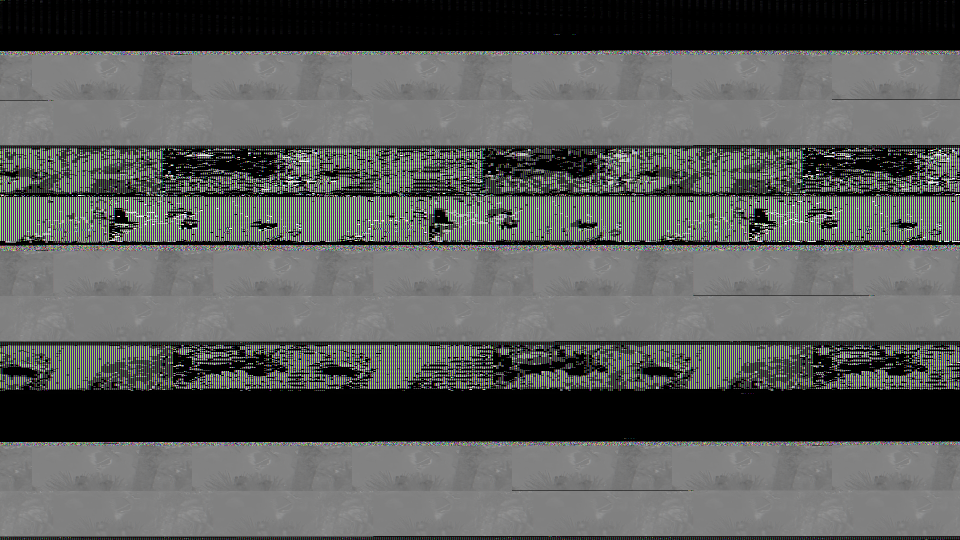
#> input picture frame 6 of Toolkit/module_hough/videos/June09_03.mp4, 1920 x 1080 px (shown at 1/2 size)
$ jupyter execute --allow-errors DLC+.ipynb   (older library calls are emulated)
#> lines starting #> are read from the running program, lines starting #| are printed output that depends on the picture; after the words box and inside, x2 and y2 are one past the last pixel; in counts of white or black regions, pixels touching at a corner belong together
# Module to process video DLC model

This module belongs to the manuscript "Burchardt, L., Van de Sande, Y., Kehy, M., Gamba, M., Ravignani, A., Pouw, W. A complete computational and data toolkit for the dynamic study of laryngeal air sacs in Siamang (Symphalangus syndactylus) with applications for spherical tracking in other animals".

This contains a module for tracking Siamang head and air sack postures. The following keypoints will be tracked by a trained resnet 101 model:
- UpperLip
- LowerLip
- Nose
- EyeBridge
- Start_outline_outer_left
- Start_outline_outer_right
- LowestPoint_outline
- MidLowleft_outline
- MidLowright_outline

Note that Deeplabcut needs to be installed (in command prompt "pip install -r requirements.txt"). By default the CPU version is installed. Please see the original documentation of DeepLabCut to ensure GPU compatibility if you want to speed up the tracking process. We do recommend to use a GPU supported deeplabcut.

The trained resnet101 model needs to be downloaded first from google drive; so please go to the following folder and follow the download link and download to that folder: "./AirSacTracker/Toolkit/module_process_video_DLC_model/trained_model_and_metainfo/dlc-models/iteration-0/Deep_AirSacTrackingV1Jan1-trainset95shuffle1/train/".

[cell 1]
# load in all the packages needed:

# processing the videos with deeplabcut:
import deeplabcut
import os
import shutil
from os.path import isfile, join
from IPython.display import Video

# performing a circle estimation with Landau algorithm:
import glob
import pandas as pd
import numpy as np
from pprint import pprint

# hough transformation
import cv2  # image/video processing
import pandas as pd  # data wranlging/csv
from skimage import io, feature, color, measure, draw, img_as_float  # image processing
import numpy as np  # data wrangling
import os  # folder structuring
from os.path import isfile, join  # for basic file operations
from tqdm import tqdm  # for a process bar
from IPython.display import Video  # for showing a video

# plot landau circles on processed video:
import os
from os import listdir
from os.path import isfile, join
from tabulate import tabulate
import cv2
import pandas as pd
import math

## Part 1: processing your video with DLC

[cell 2]
# load the pre-trained model settings
config_path = "./module_process_video_DLC_model/trained_model_and_metainfo/config.yaml"

# where are we going to save our tracked results to?
output_dir = "./module_process_video_DLC_model/results/replications_Y_07_23/"

# set videofolder from which we are going to process
videofolder = "./module_process_video_DLC_model/videos/"

# loading in the videos
vids = [f for f in os.listdir(videofolder) if isfile(join(videofolder, f))]

[cell 3]
# display the first video in the set
Video(videofolder + vids[0], width=300, height=200)

#> (a cell that did not finish here is left out)

## Part 2: A Hough Transformation

[cell 5]
# load data:

savename = "example8"
path = "./module_circleestimation/data/"
path_output = "./module_circleestimation/results/replications_Y/"
timeseries_folder = "./module_plotcirclesonvideos/timeseries/"
pattern = "*.csv"
list_of_files = glob.glob(path + pattern)

print("these are the files that you selected to be processed:")
pprint(list_of_files)

[cell 6]
# set parameters

threshold = 0.6

[cell 7]
# [9 lines left out: function estimateInitialGuessCircle, not called in this run]

[cell 8]
# [36 lines left out: function Landau, not called in this run]

[cell 9]
# [57 lines left out: function data_prep_radius_estim_DLC, not called in this run]

[cell 10]
# sub functions for normalization


# [50 lines left out: function nose_eye_normalization, not called in this run]

[cell 11]
def from_DLC_to_circle(path, list_of_files):
#> called with path = './module_circleestimation/data/'
    matrix = np.empty((0, 5))
    columnnames = ["radius", "x", "y", "frame", "videofile"]
    # radius_all = pd.DataFrame(matrix, columns= columnnames)
    radius_all = []
    normalization_value = pd.DataFrame(
        data=np.empty((len(list_of_files), 2)),
        columns=["normalization_value", "videofile"],
    )

    for file in range(0, len(list_of_files)):
        radius = pd.DataFrame(columns=columnnames)

        auto_data = pd.read_csv(list_of_files[file])

        data_circle_estimation = data_prep_radius_estim_DLC(data=auto_data)
        data_circle_estimation = data_circle_estimation.astype({"frame": "int"})
        grouped_data_circle_estimation = data_circle_estimation.loc[
            data_circle_estimation["likelihood"] > threshold
        ]
        grouped_data_circle_estimation = grouped_data_circle_estimation.groupby(
            "frame", group_keys=False
        )
        count_n = 0
        for name, group in grouped_data_circle_estimation:
            if len(grouped_data_circle_estimation) > 0:
                frame_data = group
                if frame_data.shape[0] >= 3:
                    circles_LAN = Landau(
                        frame_data.iloc[:, 0:2],
                        ParIni=np.NAN,
                        epsilon=1e-06,
                        IterMax=500,
                    )
                else:
                    circles_LAN = [np.NAN, np.NAN, np.NAN, np.NAN]
                circles_res = [
                    circles_LAN[2],
                    circles_LAN[0],
                    circles_LAN[1],
                    count_n,
                    list_of_files[file],
                ]

                radius.loc[len(radius)] = circles_res

            count_n += 1
        radius_all.append(radius)
        normalization_value["normalization_value"][file] = nose_eye_normalization(
            auto_data
        )
        normalization_value["videofile"][file] = list_of_files[file]
    radius_all = pd.concat(radius_all)
    results_I = [radius_all, normalization_value]
    results = pd.merge(results_I[0], results_I[1], how="left", on="videofile")

    results["norm_radius"] = pd.to_numeric(
        results["radius"] / results["normalization_value"]
    )

    return results

#> (a cell that did not finish here is left out)

#> (a cell that did not finish here is left out)

Dan hier de hough transform

# Module to process video with hough transform

This module belongs to the manuscript "Burchardt, L., Kehy, M., Gamba, M., Ravignani, A., Pouw, W. A complete computational and data toolkit for the dynamic study of laryngeal air sacs in Siamang (Symphalangus syndactylus) with applications for spherical tracking in other animals".

[cell 14]
# set videofolder
videofolder = "./module_hough/videos/"
outputfolder = "./module_hough/results/replications_Y/"
# version 2, using videos #################### loading in the videos
vids = [f for f in os.listdir(videofolder) if isfile(join(videofolder, f))]
vidlist = []

for i in vids:  # add the image folder name to get the full path
    vidlist.append(videofolder + i)
#> further down, frame is the input picture: shape (1080, 1920, 3); mean B, G, R 91, 91, 90.9

[cell 15]
# Example video
Video(videofolder + vids[0], width=300, height=200)

# Main presets

[cell 16]
# preset settings preprocessing (thresh 1 and 2 are also weighted and then passed to hough transform)
medianblur_preset = 27
dilation_preset = 5
alpha_preset = 2
beta_preset = 30
thresh_div_1_preset = 5
thresh_div_2_preset = 14

# hough presets
dp_preset = 1
minDist_preset = 10000
maxRadius_preset = 270

## Main Functions

[cell 17]
def preprocessing(
    image,
    medianblur=medianblur_preset,
    dilation=dilation_preset,
    alpha=alpha_preset,
    beta=beta_preset,
    thresh_div_1=thresh_div_1_preset,
    thresh_div_2=thresh_div_2_preset,
):
    # image0 = hougdraw(image)
    # convert to grayscale
#> called with medianblur = 27, dilation = 5, alpha = 2, beta = 30, thresh_div_1 = 5, thresh_div_2 = 14
    gray = cv2.cvtColor(image, cv2.COLOR_RGB2GRAY)
    # brightness change
    gray = cv2.convertScaleAbs(gray, alpha=alpha, beta=beta)
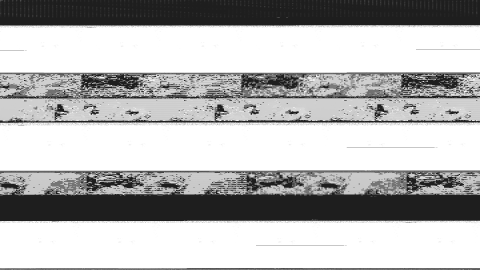
#> gray: shape (1080, 1920) (shown at 1/4 size); min 30, max 255, mean 182.4
    # set dynamic tresholds for canny (we will also pass this to the hough)
    mean_intensity = np.median(gray)
#> mean_intensity = 255
    threshold1 = int(max(0, (1.0 - 0.33) * mean_intensity / thresh_div_1))
#> threshold1 = 34
    threshold2 = int(min(255, (1.0 + 0.33) * mean_intensity / thresh_div_2))
#> threshold2 = 24
    # blur
    image2 = cv2.medianBlur(gray, medianblur)
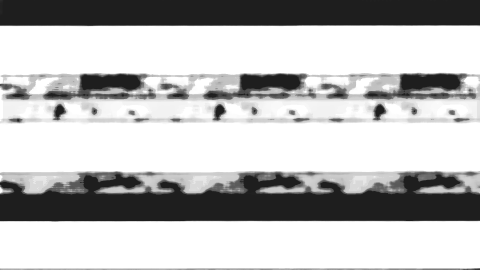
#> image2: shape (1080, 1920) (shown at 1/4 size); min 30, max 255, mean 187.3
    # dynamic thresholds for canny edge detection based on intensity of image
    # Thresholds one standard deviation above and below median intensity
    # edge detection
    image3 = cv2.Canny(image2, threshold1, threshold2)
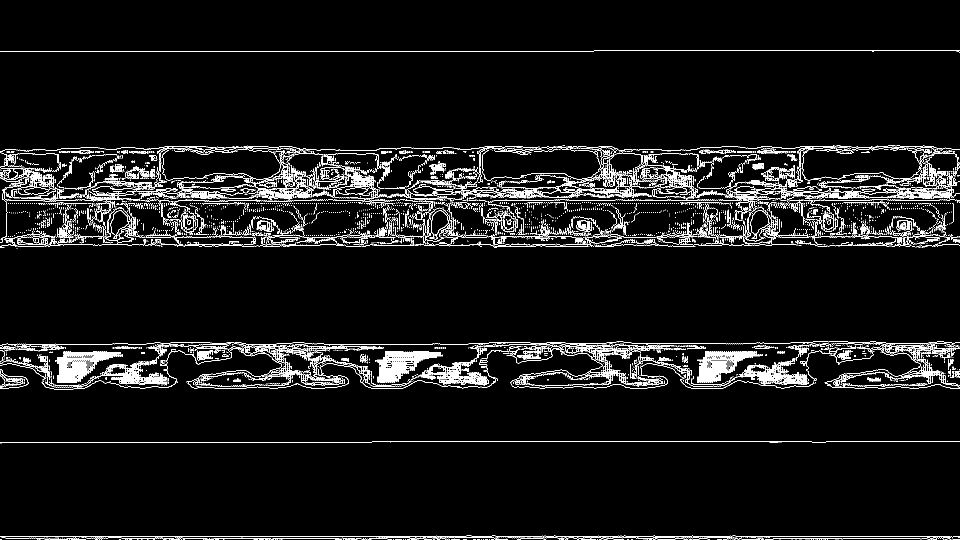
#> image3: shape (1080, 1920) (shown at 1/2 size); 5.3% white in thin lines or dots
    # dilation and second blur
    submitted = cv2.dilate(image3, None, iterations=dilation)
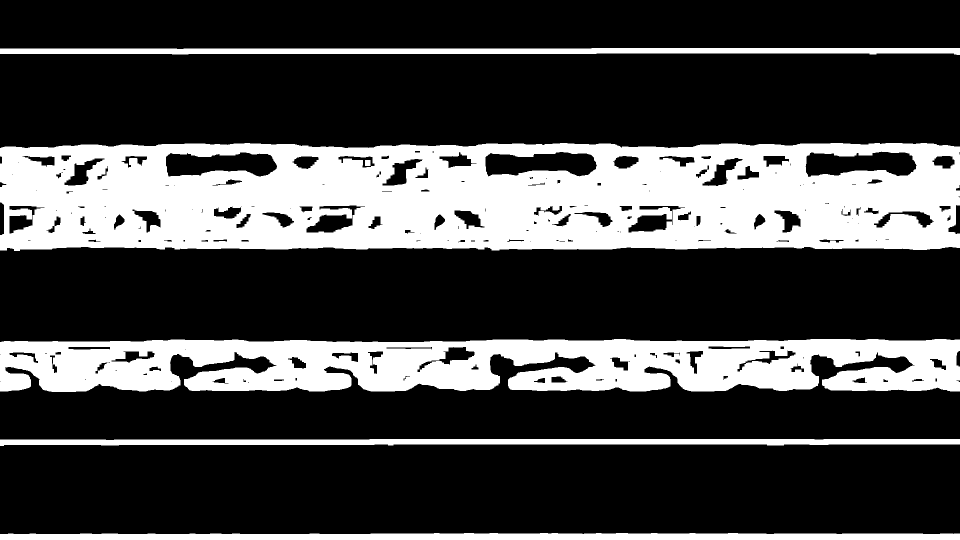
#> submitted: shape (1080, 1920) (shown at 1/2 size); 27.4% white; 6 white regions, box (x1, y1, x2, y2) and area: (0, 286, 1920, 502) 339157, (0, 678, 1920, 784) 161471, (0, 1066, 1920, 1080) 24480, (0, 878, 1920, 892) 21276, (0, 96, 1920, 110) 21209, (730, 320, 741, 332) 132
    image4 = cv2.medianBlur(submitted, medianblur)
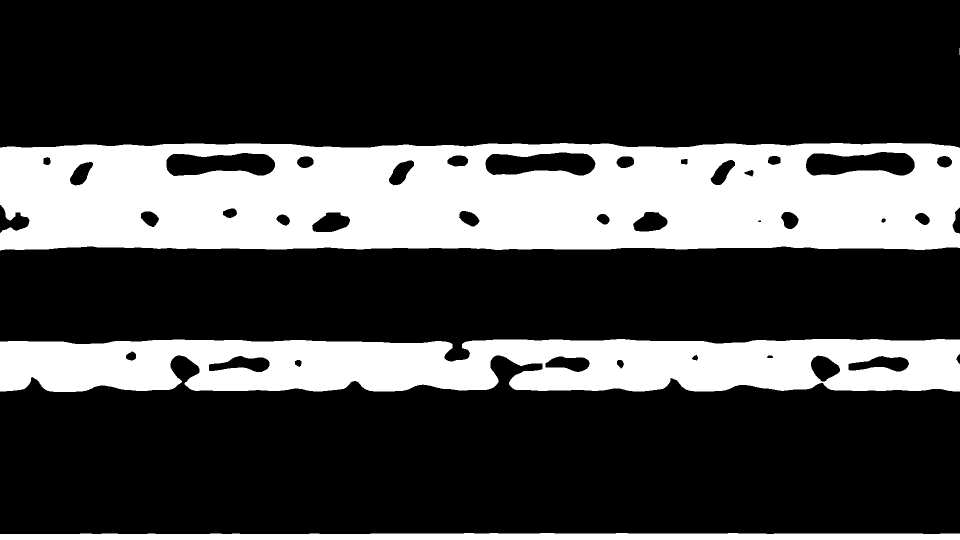
#> image4: shape (1080, 1920) (shown at 1/2 size); 26.6% white; 4 white regions (1 under 20 px), largest, box (x1, y1, x2, y2) and area: (0, 286, 1920, 501) 356991, (0, 678, 1920, 784) 170717, (0, 1066, 1920, 1080) 24412
    # add hough
    image4 = np.float32(image4)
    return image4, threshold1, threshold2


def preprocess_hough_apply_to_frame(image, mindist=10000, maxradius=250):
    image, param1, param2 = preprocessing(image=image)
#> param1 = 34; param2 = 24
    image = cv2.normalize(
        src=image,
        dst=None,
        alpha=0,
        beta=255,
        norm_type=cv2.NORM_MINMAX,
        dtype=cv2.CV_8U,
    )
    circles = cv2.HoughCircles(
        image,
        cv2.HOUGH_GRADIENT,
        param1=param1,
        param2=param2,
        dp=dp_preset,
        minDist=minDist_preset,
        maxRadius=maxRadius_preset,
    )
#> circles = None
    return circles

# Loop throuh video folder and process each video

[cell 18]
#######################################
for video in vidlist:
    name = os.path.basename(video)[0:-4]
    # set up empty output dataframe
    column_names = [
        "frame",  # info on region of interest for repetability
        "x",
        "y",
        "r",
        "namefr",
        "sample_rate",
    ]  # parameters of hough circle transform
    df = pd.DataFrame(columns=column_names)
    ####################set up video settings
    cap = cv2.VideoCapture(video)  # set video to capture
    frameWidth = cap.get(cv2.CAP_PROP_FRAME_WIDTH)  # frame width
    frameHeight = cap.get(cv2.CAP_PROP_FRAME_HEIGHT)  # frame height
    fps = cap.get(cv2.CAP_PROP_FPS)  # fps = frames per second
    num_frames = int(cap.get(cv2.CAP_PROP_FRAME_COUNT))  # number of frames
    # set up video writer
    fourcc = cv2.VideoWriter_fourcc(
        *"MP4V"
    )  # for different video formats you could use e.g., *'XVID'
    out = cv2.VideoWriter(
        outputfolder + name + "_tracked.mp4",
        fourcc,
        fps=fps,
        frameSize=(int(frameWidth), int(frameHeight)),
    )
    ###################loop over frames of the original video
    j = 0  # fame counter

    # set up progress bar
    with tqdm(
        total=num_frames, desc="Processing " + name, bar_format="{l_bar}{bar:50}{r_bar}"
    ) as pbar:
        # the loop over frames (will close when no more frames are left to process)
        while cap.isOpened():
            ret, frame = cap.read()
            if ret == False:
                break
            j = j + 1  # add to the frame counter
            namefr = "framenr_" + str(j) + "_framevid_" + os.path.basename(video[0:-4])
            ############################detect circles
            to_be_processed_frame = frame.copy()  # we keep the original frame
            # apply hough
            circles = preprocess_hough_apply_to_frame(to_be_processed_frame)
            # draw the circles
            if circles is not None:
                circles = np.round(circles[0, 0:1]).astype("int")
                x = circles[0, 0]  # x  + plus the shift from the roi
                y = circles[0, 1]  # y  + plus the shift from the roi
                r = circles[0, 2]
                cv2.circle(
                    frame, (x, y), r, (255, 255, 0), 2
                )  # version without drawing roi back on whole image
                # save it to a row
            if circles is None:
                x = "NA"
                y = "NA"
                r = "NA"
            # write frame
            out.write(frame)  # save the frame to the new masked video
            # write x,y,r data
            new_row = [j, x, y, r, namefr, fps]
            df.loc[len(df)] = new_row
            # now update the progress bar
            pbar.update(1)
        # release video writer
        out.release()
        cap.release()
        # save csv file with the timeseries results
        df.to_csv(outputfolder + name + ".csv", sep=",")
    print("done with processing video " + name)

$ run again, starting later in the video
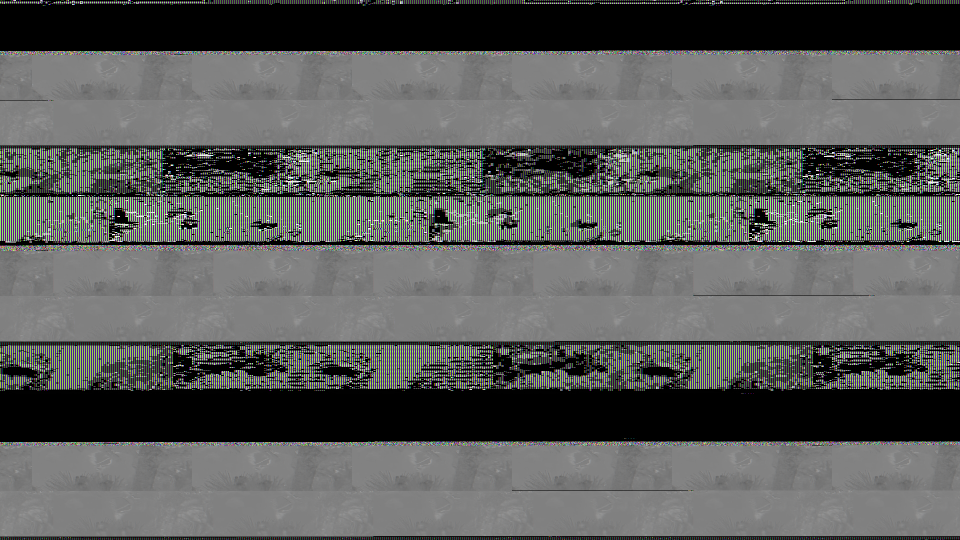
#> input picture frame 27 of Toolkit/module_hough/videos/June09_03.mp4, 1920 x 1080 px (shown at 1/2 size)
#> frame is the input picture: shape (1080, 1920, 3); mean B, G, R 91.4, 91.4, 91.4
#> in preprocessing, `gray = cv2.convertScaleAbs(gray, alpha=alpha, beta=beta)`:
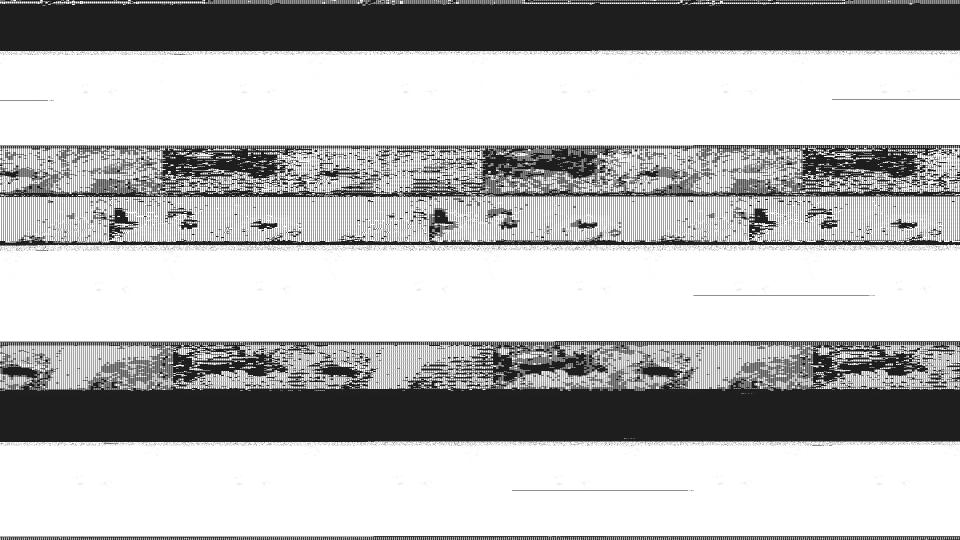
#> gray: shape (1080, 1920) (shown at 1/2 size); min 30, max 255, mean 182.9
#> mean_intensity = 255
#> threshold1 = 34
#> threshold2 = 24
#> image3: shape (1080, 1920); 5.3% white in thin lines or dots
#> submitted: shape (1080, 1920); 27.4% white; 9 white regions, largest, box (x1, y1, x2, y2) and area: (0, 286, 1920, 502) 339150, (0, 678, 1920, 784) 161471, (0, 1066, 1920, 1080) 24479
#> param1 = 34; param2 = 24
#> circles = None

$ run again, starting later in the video
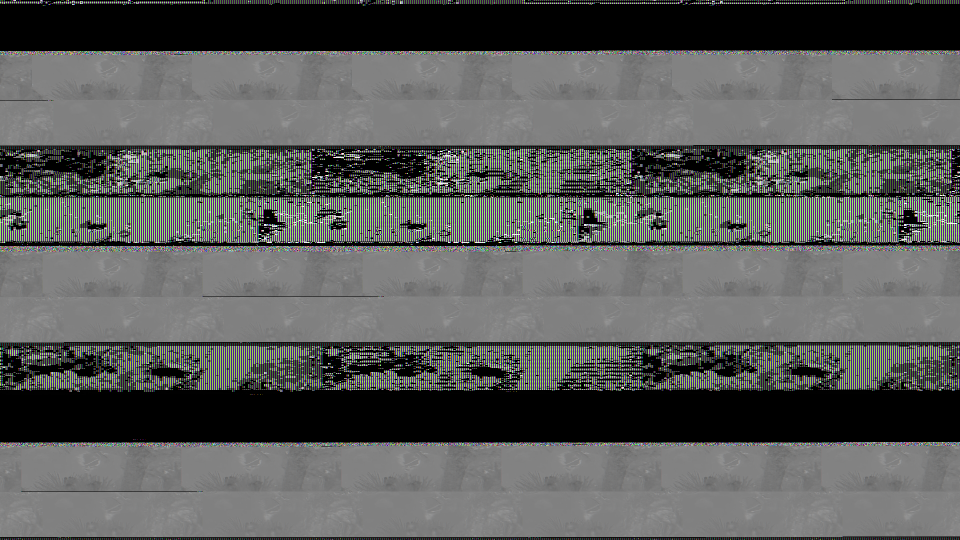
#> input picture frame 48 of Toolkit/module_hough/videos/June09_03.mp4, 1920 x 1080 px (shown at 1/2 size)
#> frame is the input picture: shape (1080, 1920, 3); mean B, G, R 91.4, 91.3, 91.3
#> in preprocessing, `gray = cv2.convertScaleAbs(gray, alpha=alpha, beta=beta)`:
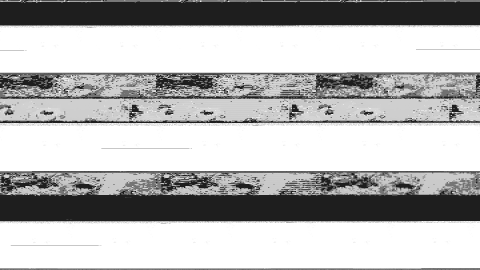
#> gray: shape (1080, 1920) (shown at 1/4 size); min 30, max 255, mean 182.9
#> mean_intensity = 255
#> threshold1 = 34
#> threshold2 = 24
#> image3: shape (1080, 1920); 5.4% white in thin lines or dots
#> submitted: shape (1080, 1920); 27.6% white; 9 white regions, largest, box (x1, y1, x2, y2) and area: (0, 285, 1920, 507) 345265, (0, 680, 1920, 785) 161157, (0, 1067, 1920, 1080) 21894
#> in preprocessing, `image4 = cv2.medianBlur(submitted, medianblur)`:
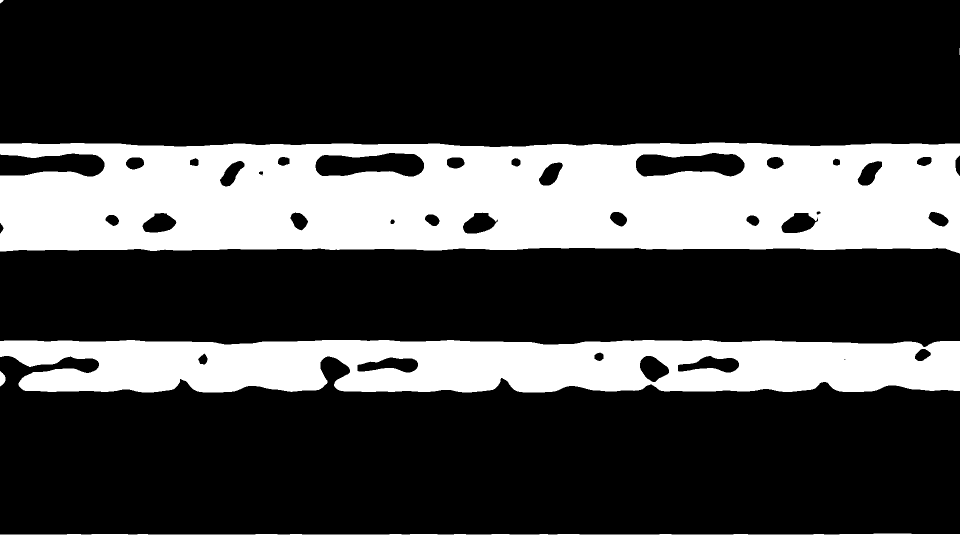
#> image4: shape (1080, 1920) (shown at 1/2 size); 26.8% white; 6 white regions (1 under 20 px), largest, box (x1, y1, x2, y2) and area: (0, 285, 1920, 507) 362987, (0, 680, 1920, 785) 171085, (0, 1067, 1920, 1080) 21901, (0, 742, 11, 773) 235, (0, 0, 7, 7) 32
#> param1 = 34; param2 = 24
#> circles = None
